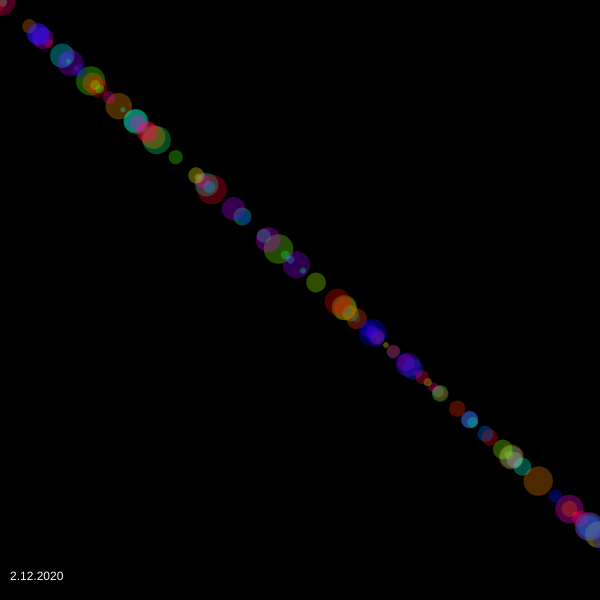
Frame 1 (no input)
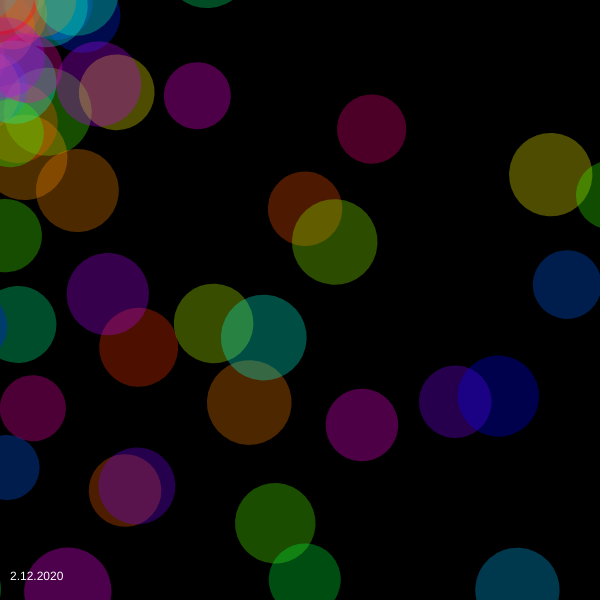
Frame 60 (no input)
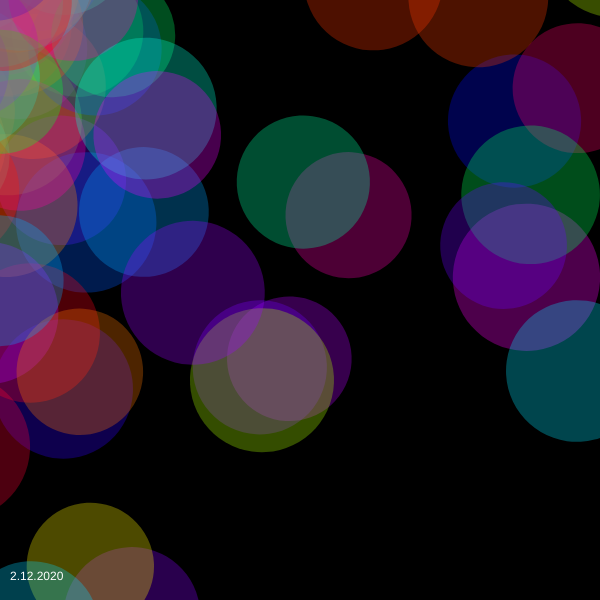
Frame 120 (the mouse pressed at the canvas centre since frame 60)

The p5.js sketch that drew these frames (run headless with seeded random() and noise() and a simulated clock; from frame 60 on, the mouse is pressed at the canvas centre):

// p5.js sketch
// ── sketch.js
//Based off the particle system example on p5.js

let spin;

let spins = [];

function setup() {
  createCanvas(600, 600);
   colorMode(HSB);
  // Initialize all values
  for (let i = 0; i < 200; i++) {
    var dir = -1;
    if(i%2 == 0){
      dir = 1;
    }
    spin = new Spinner(createVector(width/2, height/2), random(0, 850), dir, 0, random(0.01, 0.1), random(0, 360));
    spins.push(spin);
  }

 frameRate(20);
}

function draw() {
  // Convert polar to cartesian
  fill(0, 0, 0, 10);
  rect(0, 0, 600, 600);
  for (let i = 0; i < spins.length; i++) {
    spins[i].run();
  }
  fill(255);
  text("2.12.2020", 10, height - 20);
}

class Spinner{
 constructor(center, radius, direction, theta, vel, hue) {
    this.x = 0;
    this.y = 0; 
    this.center = center;
    this.radius = radius;
    this.direction = direction;
    this.theta = theta;
    this.vel = vel;
    this.hue = hue;
    this.color = color(hue, 250, 250, 0.3);
    this.size = random(5, 30);
    this.angle = 0;
  }
  update(){
    this.x= sin(this.theta);
    this.y = cos(this.theta);
    this.theta += this.vel;
    // this.size += cos(this.theta)*2;
  }
  display(){
    fill(this.color);
    noStroke();
    var ang = this.angle+ 1;
    rotate(this.direction*sin(ang));
    ellipse(this.x*this.radius, this.y*this.radius, this.size, this.size);
    rotate(-this.direction*sin(ang));
    this.size += 1;
    if(this.size >= 200) this.size = 5;
  }
  run(){
    this.update();
    this.display();
  }
};
